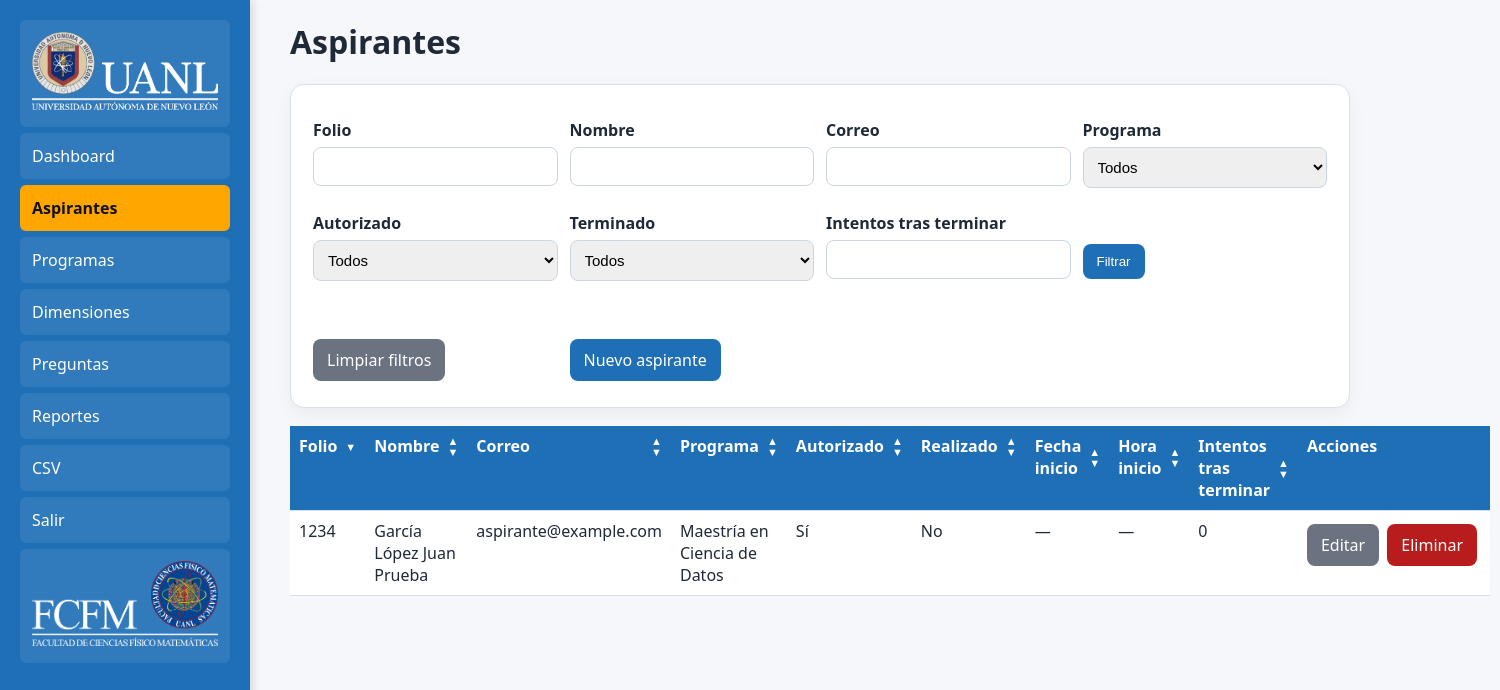
Page /admin/aspirantes.php (signed in) on the committed database.
### tables this page shows
CREATE TABLE aspirantes (
 id INT AUTO_INCREMENT PRIMARY KEY,
 folio_ceneval VARCHAR(50) NOT NULL UNIQUE,
 codigo_acceso VARCHAR(50) NOT NULL,
 apellido_paterno VARCHAR(100) NOT NULL,
 apellido_materno VARCHAR(100) DEFAULT '',
 nombres VARCHAR(150) NOT NULL,
 correo VARCHAR(180) DEFAULT '',
 maestria VARCHAR(180) NOT NULL,
 autorizado TINYINT(1) DEFAULT 1,
 terminado TINYINT(1) DEFAULT 0,
 intentos_post_finalizacion INT DEFAULT 0,
 created_at TIMESTAMP DEFAULT CURRENT_TIMESTAMP
);

### includes/functions.php (called while the page is built, shortened)
<?php
function h($s){ return htmlspecialchars((string)$s, ENT_QUOTES, 'UTF-8'); }
?>

### admin/aspirantes.php (the view, shortened to what this page needs)
<?php
	require_once __DIR__.'/../includes/db.php';
	require_once __DIR__.'/../includes/functions.php';
	$params = [];
	$allowedSorts = [
		'folio' => 'folio_ceneval',
		'nombre' => 'apellido_paterno, apellido_materno, nombres',
		'correo' => 'correo',
		'programa' => 'maestria',
		'autorizado' => 'autorizado',
		'terminado' => 'terminado',
		'fecha' => 'inicio_examen_at',
		'hora' => 'inicio_examen_at',
		'intentos' => 'intentos_post_finalizacion'
	];
	$sort = $_GET['sort'] ?? 'folio';
	$dir = strtolower($_GET['dir'] ?? 'asc');
	$sql = 'SELECT * FROM aspirantes';
	$sql .= ' ORDER BY '.$allowedSorts[$sort].' '.strtoupper($dir);
	$st = $pdo->prepare($sql);
	$st->execute($params);
	$rows = $st->fetchAll();
	function sort_link($label, $field, $currentSort, $currentDir) {
		$params = $_GET;
		unset($params['del']);
		$isCurrent = $currentSort === $field;
		$ascParams = array_merge($params, ['sort' => $field, 'dir' => 'asc']);
		$descParams = array_merge($params, ['sort' => $field, 'dir' => 'desc']);
		$ascUrl = 'aspirantes.php?'.http_build_query($ascParams);
		$descUrl = 'aspirantes.php?'.http_build_query($descParams);
		$html = '<span class="th-sort">';
		$html .= '<span>'.h($label).'</span>';
		$html .= '<span class="sort-arrows">';
		if (!($isCurrent && $currentDir === 'asc')) {
			$html .= '<a title="Orden ascendente" href="'.h($ascUrl).'">▲</a>';
		}
		if (!($isCurrent && $currentDir === 'desc')) {
			$html .= '<a title="Orden descendente" href="'.h($descUrl).'">▼</a>';
		}
		$html .= '</span></span>';
		return $html;
	}
?>
<!doctype html>
<html lang="es">
<head>
	<link rel="stylesheet" href="../assets/style.css">
</head>
<body>
	<?php include '_nav.php'; ?>
	<div class="container">
		<h1>Aspirantes</h1>
		<div class="card">
			<form method="get" class="grid">
				<div>
					<label>Folio</label>
					<input name="folio" value="<?=h($_GET['folio']??'')?>">
				</div>
				<div>
					<label>Nombre</label>
					<input name="nombre" value="<?=h($_GET['nombre']??'')?>">
				</div>
				<div>
					<label>Correo</label>
					<input name="correo" value="<?=h($_GET['correo']??'')?>">
				</div>
				<div>
					<label>Programa</label>
					<select name="maestria">
						<option value="">Todos</option>
					</select>
				</div>
				<div>
					<label>Autorizado</label>
					<select name="autorizado">
						<option value="">Todos</option>
					</select>
				</div>
				<div>
					<label>Terminado</label>
					<select name="terminado">
						<option value="">Todos</option>
					</select>
				</div>
				<div>
					<label>Intentos tras terminar</label>
					<input type="number" min="0" name="intentos" value="<?=h($_GET['intentos']??'')?>">
				</div>
				<div>
					<label>&nbsp;</label>
					<button type="submit">Filtrar</button>
				</div>
				<div>
					<label>&nbsp;</label>
					<a class="btn secondary" href="aspirantes.php">Limpiar filtros</a>
				</div>
				<div>
					<label>&nbsp;</label>
					<a class="btn" href="aspirante_form.php">Nuevo aspirante</a>
				</div>
			</form>
		</div>
		<div class="table-wrapper">
			<table class="table">
				<tr>
					<th><?=sort_link('Folio', 'folio', $sort, $dir)?></th>
					<th><?=sort_link('Nombre', 'nombre', $sort, $dir)?></th>
					<th><?=sort_link('Correo', 'correo', $sort, $dir)?></th>
					<th><?=sort_link('Programa', 'programa', $sort, $dir)?></th>
					<th><?=sort_link('Autorizado', 'autorizado', $sort, $dir)?></th>
					<th><?=sort_link('Realizado', 'terminado', $sort, $dir)?></th>
					<th><?=sort_link('Fecha inicio', 'fecha', $sort, $dir)?></th>
					<th><?=sort_link('Hora inicio', 'hora', $sort, $dir)?></th>
					<th><?=sort_link('Intentos tras terminar', 'intentos', $sort, $dir)?></th>
					<th>Acciones</th>
				</tr>
				<?php foreach($rows as $a): ?>
					<tr>
						<td><?=h($a['folio_ceneval'])?></td>
						<td><?=h($a['apellido_paterno'].' '.$a['apellido_materno'].' '.$a['nombres'])?></td>
						<td><?=h($a['correo'])?></td>
						<td><?=h($a['maestria'])?></td>
						<td><?=$a['autorizado']?'Sí':'No'?></td>
						<td><?=$a['terminado']?'Sí':'No'?></td>
						<td>
							<?=!empty($a['inicio_examen_at']) ? h(date('d/m/Y', strtotime($a['inicio_examen_at']))) : '—'?>
						</td>
						<td>
							<?=!empty($a['inicio_examen_at']) ? h(date('H:i', strtotime($a['inicio_examen_at']))) : '—'?>
						</td>
						<td><?=$a['intentos_post_finalizacion']?></td>
						<td class="actions">
							<a class="btn secondary" href="aspirante_form.php?id=<?=$a['id']?>">Editar</a>
							<a class="btn danger" onclick="return confirm('¿Eliminar?')" href="aspirantes.php?del=<?=$a['id']?>">Eliminar</a>
						</td>
					</tr>
				<?php endforeach; ?>
			</table>
		</div>
	</div>
</body>
</html>

### assets/style.css (style rules this page uses)
:root { --fcfm-blue:#1F6FB6; --fcfm-blue-dark:#154F81; --fcfm-gold:#FFA600; --fcfm-gold-dark:#d98d00; --fcfm-black:#010203; --bg:#F5F7FA; --card:#FFFFFF; --text:#1f2937; --muted:#6b7280; --primary:#0f766e; --danger:#b91c1c; --border:#D7E1EA; }
* { box-sizing:border-box }
body { font-family:Segoe UI, sans-serif; background:#f5f7fb; color:var(--text); margin:0 }
.container { max-width:1100px; margin-left: 270px; padding:20px }
.card { background:var(--card); border-top:4px solid var(--fcfm-gold); border:1px solid var(--border); border-radius:14px; padding:22px; margin-bottom:18px; box-shadow:0 6px 18px #0000000d }
h1,h2,h3 { margin-top:0 }
label { display:block; margin:12px 0 6px; font-weight:bold }
input,select,textarea { width:100%; padding:10px; border:1px solid #cbd5e1; border-radius:8px; font-size:15px }
.btn,button { display:inline-block; background:var(--fcfm-blue); color:white; padding:10px 14px; border:0; border-radius:8px; text-decoration:none; cursor:pointer; margin:4px 4px 4px 0 }
.btn.secondary { background:#6b7280; }
.btn.danger { background:var(--danger) }
.grid { display:grid; grid-template-columns:repeat(auto-fit,minmax(220px,1fr)); gap:12px }
.table { width:100%; border-collapse:collapse; background:white }
.table th,.table td { border-bottom:1px solid var(--border); padding:9px; text-align:left; vertical-align:top }
.table th { background:var(--fcfm-blue); color:white; }
.actions { white-space:nowrap }
.th-sort { display:flex; align-items:center; justify-content:space-between; gap:8px; }
.sort-arrows { display:flex; flex-direction:column; line-height:11px; }
.sort-arrows a { color:#FFFFFF; text-decoration:none; font-size:11px; }

### rows in the picture
aspirantes: folio_ceneval "1234", apellido_paterno+apellido_materno+nombres "García López Juan Prueba", correo "aspirante@example.com", maestria "Maestría en Ciencia de Datos", autorizado "Sí", terminado "No", intentos_post_finalizacion "0"

### other values in the picture
$label "Folio Nombre Correo Programa Autorizado Realizado Fecha inicio Hora inicio Intentos tras terminar"
